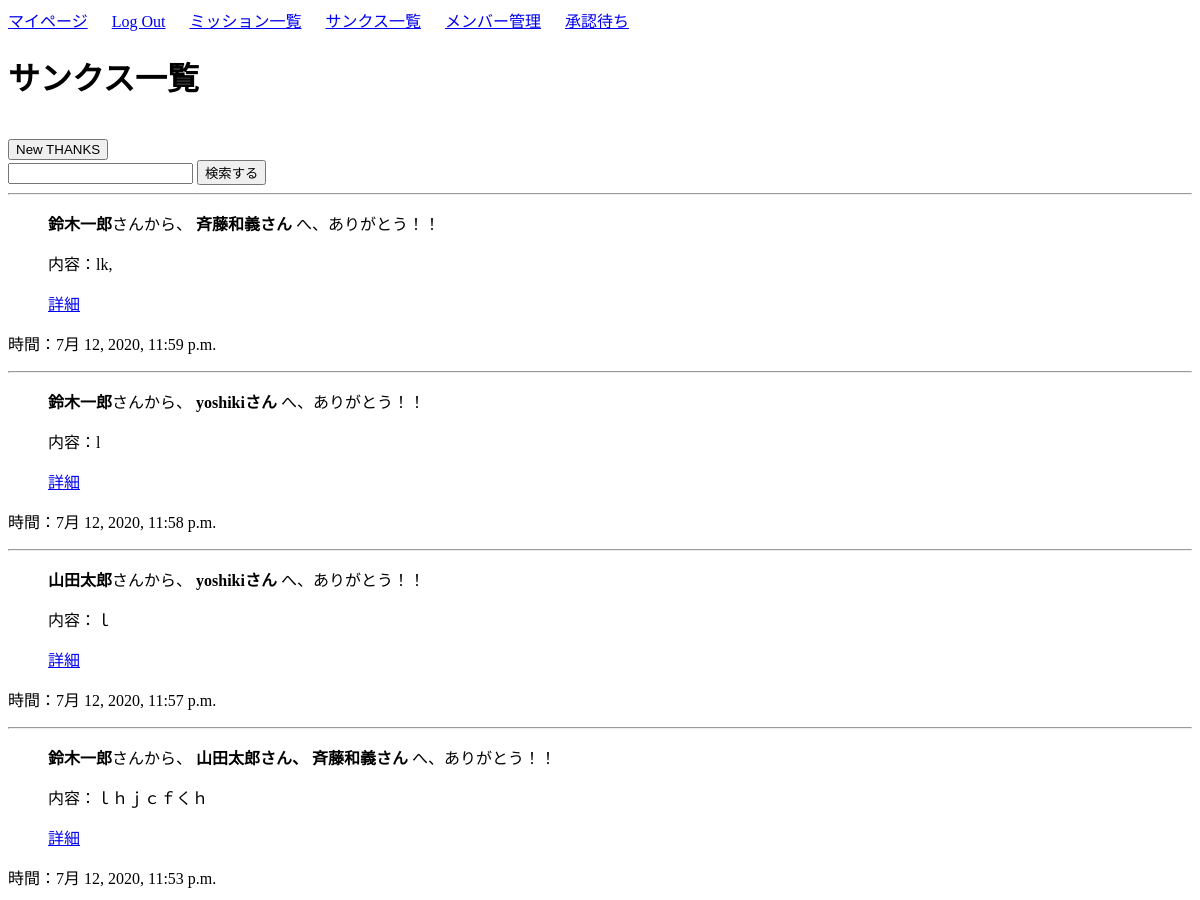
/thanks/list/ (signed in, upper part), run on an earlier commit of the app's database.
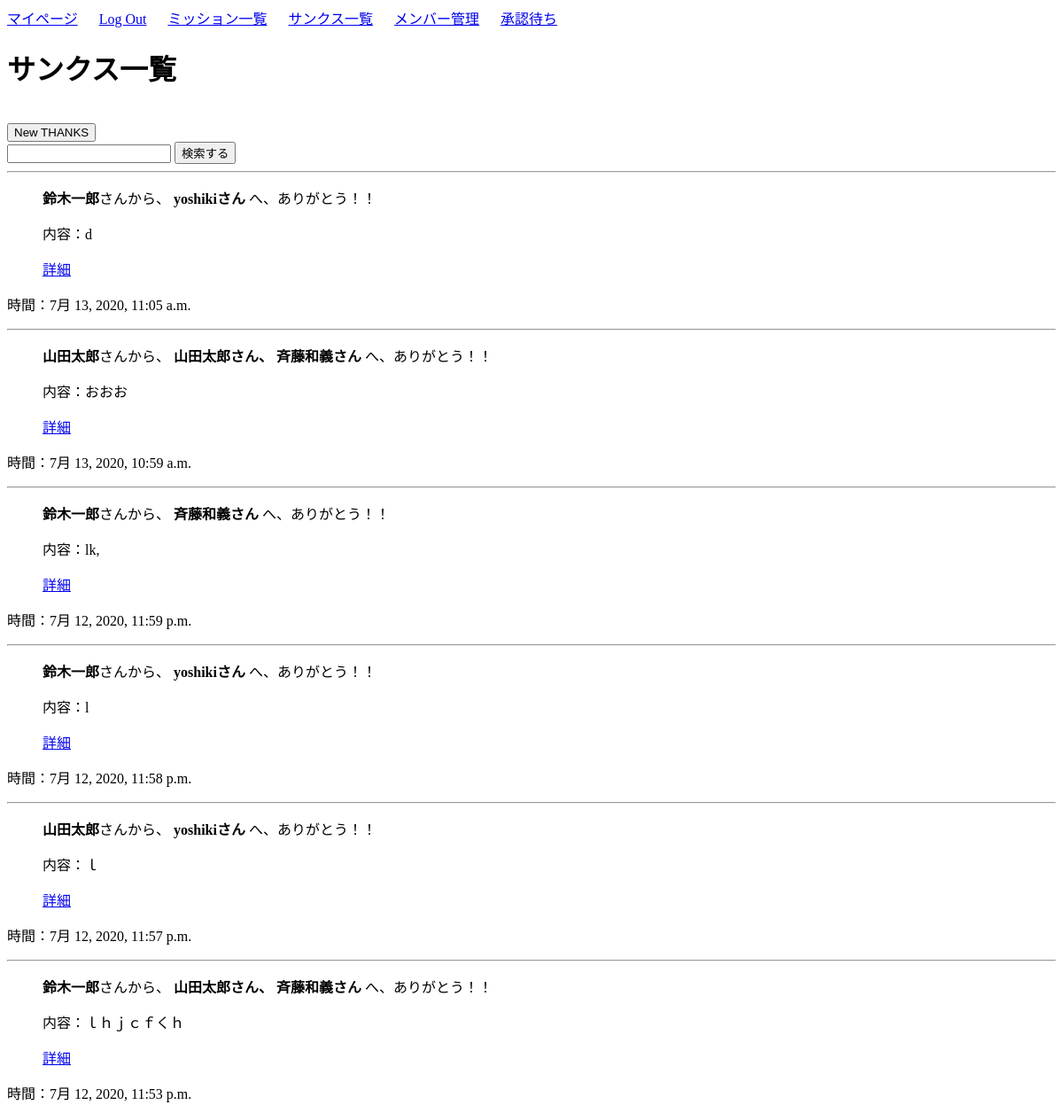
And on a later commit of the database.
### thanks/models.py (models this page shows, shortened)
class Thanks(models.Model):
    giver = models.ForeignKey(User, on_delete=models.CASCADE)           # 感謝をする人
    recipients = models.ManyToManyField(Profile)                        # 感謝される人
    content = models.TextField()                                        # 内容
    good_count = models.IntegerField(default=0)                         # いいね数
    date_posted = models.DateTimeField(default=timezone.now)            # 投稿された時間
    approval = models.IntegerField(choices=EXAMPLE_APPROVAL, default=0) # 承認 (済み/待ち)
    reward_exp = models.IntegerField(default=0)                         # 贈呈されるexp

### user/models.py (models this page shows, shortened)
class Profile(models.Model):
    user = models.OneToOneField(User, on_delete=models.CASCADE)
    kubun = models.CharField(verbose_name='区分',
                             max_length=2,
                             choices=KUBUN_CHOICES,
                             blank=True)
    exp_total = models.IntegerField(verbose_name='経験値', default=10)
    mission_create_count = models.IntegerField(default=0)  # ミッション作成回数
    my_success_count = models.IntegerField(default=0)      # 自ら作成したミッションの達成数
    join_count = models.IntegerField(default=0)            # ミッション参加回数
    team_success_count = models.IntegerField(default=0)    # 参加したミッションの達成回数
    thanks_count = models.IntegerField(default=0)          # 感謝した回数
    thanked_count = models.IntegerField(default=0)         # 感謝された回数

### thanks/views.py (the view)
# urls.py: path('thanks/list/', views.ThanksListView.as_view(), name='thanks-list'),
class ThanksListView(ListView):
    model = Thanks
    template_name = 'thanks/thanks_list.html'
    context_object_name = 'thanks_list'
    def get_context_data(self, **kwargs):
        context = super(ThanksListView, self).get_context_data(**kwargs)
        profile = Profile.objects.get(user=self.request.user)
        context['profile'] = profile
        return context
    def get_queryset(self):
        q_word = self.request.GET.get('query')
        if q_word:
            object_list = Thanks.objects.filter(
                Q(giver__username__icontains=q_word)|Q(recipients__user__username__icontains=q_word)).order_by('-date_posted')
        else:
            object_list = Thanks.objects.all().order_by('-date_posted')
        return object_list

### thanks/templates/thanks/thanks_list.html
{% extends 'mission/base.html' %}
{% block body %}
<h1>サンクス一覧</h1>
<br>
<form action="{% url 'thanks-create' %}">
    <input type="submit" value="New THANKS">
</form>
<form action="" method="get">
    <input name="query" value="{{ request.GET.query }}" type="text">
    <button type="submit">検索する</button>
</form>
{% for thanks in thanks_list %}
{% if thanks.get_approval_display == '承認済み' %}
<hr>
<ul>
        <b>{{ thanks.giver }}</b>さんから、
        <b>
            {% for recipient in thanks.recipients.all %}
                {% if forloop.last %}
                    {{ recipient.user }}さん
                {% else %}
                    {{ recipient.user }}さん、
                {% endif %}
            {% endfor %}
        </b> へ、ありがとう！！
    <p>内容：{{ thanks.content }}</p>
    <p><a href="{% url 'thanks-detail' thanks.pk %}">詳細</a></p>
</ul>
<p>時間：{{ thanks.date_posted }}</p>
{% endif %}
{% endfor %}
{% endblock body %}

What changed in the data, as far as the page shows it:
now on this page (row edited): Thanks: giver "鈴木一郎", content "d", date_posted "7月 13, 2020, 11:05 a.m.", Profile (user "yoshiki")
added Thanks: giver "山田太郎", content "おおお", date_posted "7月 13, 2020, 10:59 a.m.", Profile (user "山田太郎"), Profile (user "斉藤和義")
